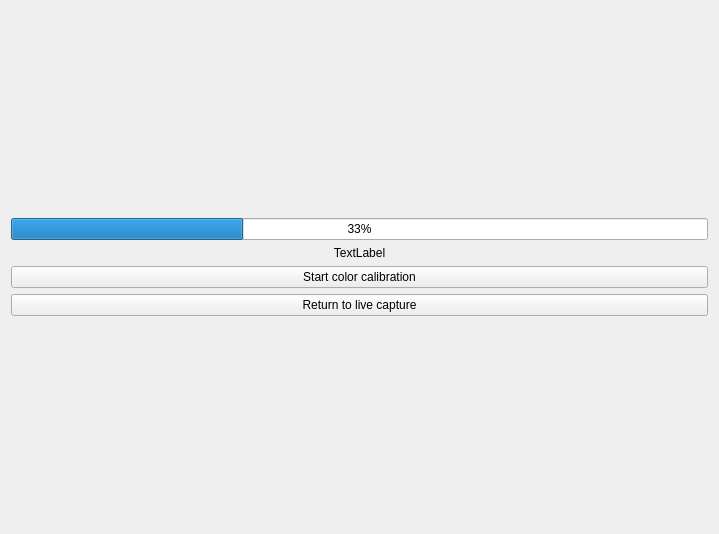
<?xml version="1.0" encoding="UTF-8"?>
<ui version="4.0">
 <class>ColorCalibrationForm</class>
 <widget class="QWidget" name="ColorCalibrationForm">
  <property name="geometry">
   <rect>
    <x>0</x>
    <y>0</y>
    <width>719</width>
    <height>534</height>
   </rect>
  </property>
  <property name="windowTitle">
   <string notr="true">Form</string>
  </property>
  <layout class="QVBoxLayout" name="verticalLayout">
   <item>
    <spacer name="verticalSpacer">
     <property name="orientation">
      <enum>Qt::Vertical</enum>
     </property>
     <property name="sizeHint" stdset="0">
      <size>
       <width>20</width>
       <height>238</height>
      </size>
     </property>
    </spacer>
   </item>
   <item>
    <widget class="QProgressBar" name="progressBar">
     <property name="maximum">
      <number>3</number>
     </property>
     <property name="value">
      <number>1</number>
     </property>
    </widget>
   </item>
   <item>
    <widget class="QLabel" name="label">
     <property name="text">
      <string notr="true">TextLabel</string>
     </property>
     <property name="alignment">
      <set>Qt::AlignCenter</set>
     </property>
    </widget>
   </item>
   <item>
    <widget class="QPushButton" name="startCalibrationButton">
     <property name="text">
      <string>Start color calibration</string>
     </property>
    </widget>
   </item>
   <item>
    <widget class="QPushButton" name="returnToLiveCaptureButton">
     <property name="text">
      <string>Return to live capture</string>
     </property>
    </widget>
   </item>
   <item>
    <spacer name="verticalSpacer_2">
     <property name="orientation">
      <enum>Qt::Vertical</enum>
     </property>
     <property name="sizeHint" stdset="0">
      <size>
       <width>20</width>
       <height>237</height>
      </size>
     </property>
    </spacer>
   </item>
  </layout>
 </widget>
 <resources/>
 <connections/>
</ui>
